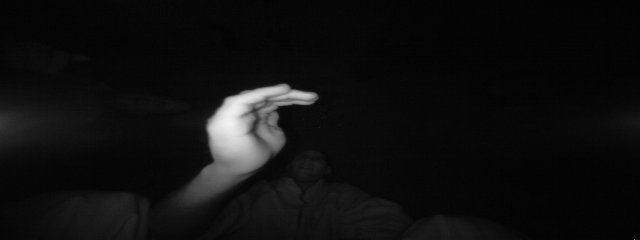
#> input picture Training/09_c/frame_01_09_0001.png, 640 x 240 px, found by its file name
$ jupyter execute --allow-errors GestureRecognition.ipynb
#> lines starting #> are read from the running program, lines starting #| are printed output that depends on the picture; after the words box and inside, x2 and y2 are one past the last pixel; in counts of white or black regions, pixels touching at a corner belong together
[cell 1]
import cv2
import numpy as np
import matplotlib.pyplot as plt

[cell 2]
def detectEdges(path):
    image = cv2.imread(path)
    grayscale = cv2.cvtColor(image, cv2.COLOR_BGR2GRAY)
    gaussianned = cv2.GaussianBlur(grayscale, (3,3), 0)
    edger = cv2.Canny(gaussianned, 180, 255)

    return edger

[cell 3]
def comparesEdges(image, imagetoo):
    difference = np.sum(np.abs(image - imagetoo))
    return difference

[cell 4]
def closestShapeFinder(imgPath, imagesPaths):
    imgEdge = detectEdges(imgPath)

    otherEdges = [detectEdges(path) for path in imagesPaths]

    similarities = [comparesEdges(imgEdge, ref_edge) for ref_edge in otherEdges]

    closestOne = np.argmin(similarities)

    return closestOne

[cell 5]
def showImages(imagesPaths):
    plt.figure(figsize=(8, 6))
    for i, path in enumerate(imagesPaths):
        image = cv2.imread(path, cv2.IMREAD_GRAYSCALE)
#> image is the input picture: shape (240, 640); min 0, max 242, mean 15.1
        plt.subplot(2, 2, i + 1)
        plt.imshow(image, cmap='gray')
        plt.title(f'Image {i + 1}')
        plt.axis('off')
    plt.show()

[cell 6]
images = [
    '../PRODIGY_ML_04/Training/c/frame_01_09_0001.png',
    '../PRODIGY_ML_04/Training/fist/frame_01_03_0001.png',
    '../PRODIGY_ML_04/Training/ok/frame_01_07_0001.png',
    '../PRODIGY_ML_04/Testing/frame_00_09_0029.png'
]

#> (a cell that did not finish here is left out)

#> (a cell that did not finish here is left out)

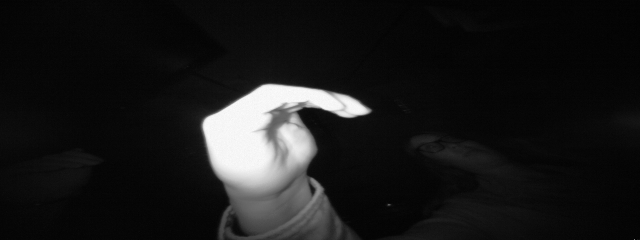
#> input picture Testing/frame_00_09_0029.png, 640 x 240 px, found by its file name
#> in detectEdges, image is the input picture: shape (240, 640, 3); min 0, max 252, mean 25.4
#> in detectEdges, `edger = cv2.Canny(gaussianned, 180, 255)`:
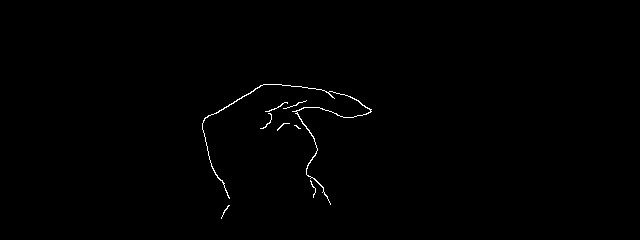
#> edger: shape (240, 640); 0.46% white in thin lines or dots, all inside (x1, y1, x2, y2) = (202, 84, 372, 219)
#> in detectEdges (call 2), `edger = cv2.Canny(gaussianned, 180, 255)`:
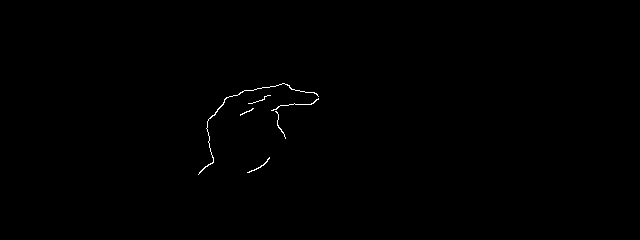
#> edger: shape (240, 640); 0.26% white in thin lines or dots, all inside (x1, y1, x2, y2) = (198, 83, 319, 175)
